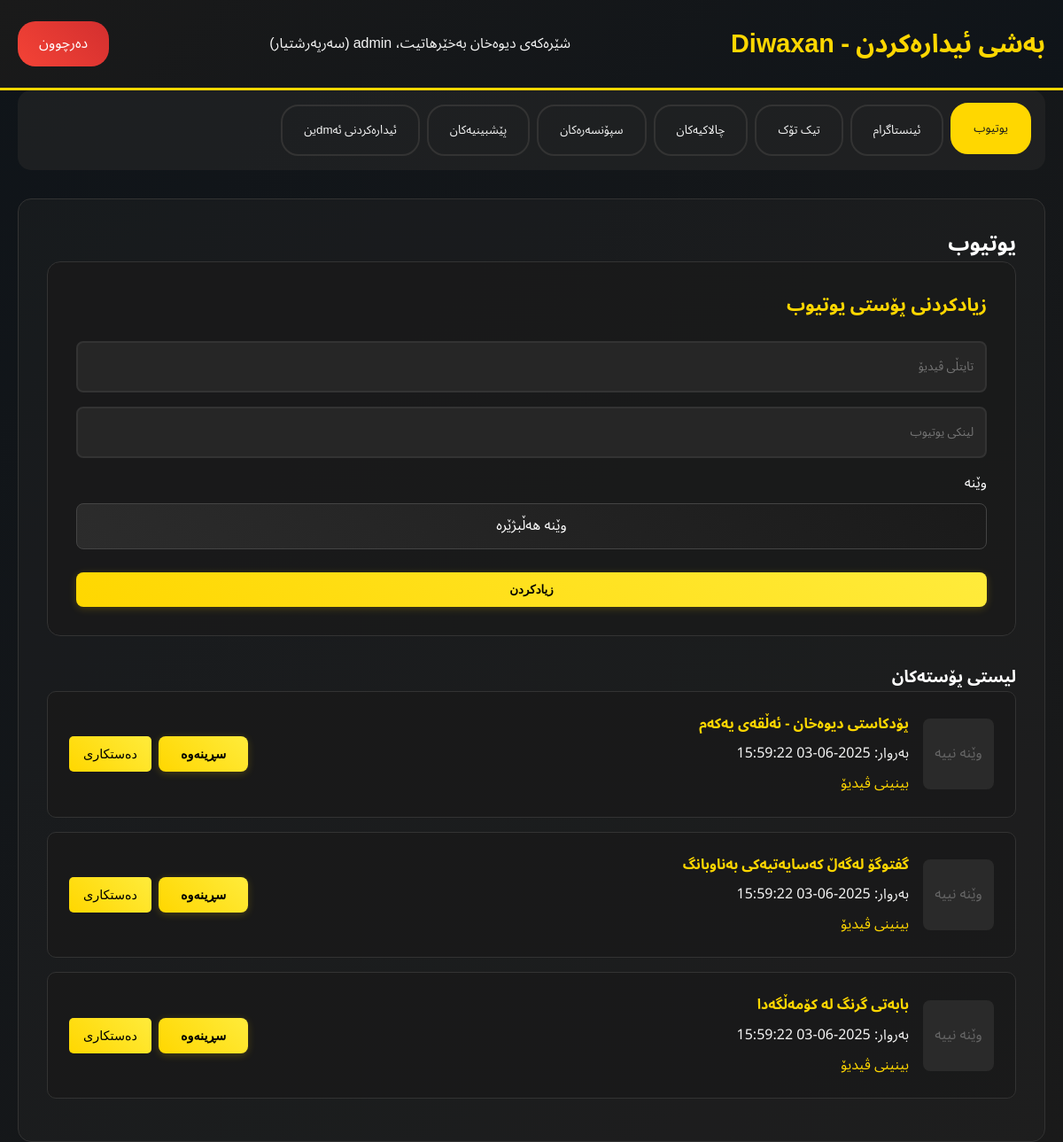
Page /admin.php (signed in) on the committed database.
### tables this page shows
CREATE TABLE IF NOT EXISTS youtube_posts (
    id INT AUTO_INCREMENT PRIMARY KEY,
    title VARCHAR(255) NOT NULL,
    image_path VARCHAR(255) NOT NULL,
    video_url TEXT NOT NULL,
    created_at TIMESTAMP DEFAULT CURRENT_TIMESTAMP,
    status ENUM('active', 'inactive') DEFAULT 'active'
);

### config.php (called while the page is built, shortened)
<?php
function isSuperAdmin() {
    return isset($_SESSION['admin_role']) && $_SESSION['admin_role'] === 'super_admin';
}
?>

### admin.php (the view, shortened to what this page needs)
<?php
require_once 'config.php';
$youtube_posts = $pdo->query("SELECT * FROM youtube_posts ORDER BY created_at DESC")->fetchAll();
?>
<!DOCTYPE html>
<html lang="ku" dir="rtl">
<head>
    <link rel="stylesheet" href="admin.css">
</head>
<body>
    <header class="admin-header">
        <div class="container">
            <div class="header-content">
                <h1 class="admin-title">بەشی ئیدارەکردن - Diwaxan</h1>
                <div class="admin-info">
                    شێرەکەی دیوەخان بەخێرهاتیت، <?= htmlspecialchars($_SESSION['admin_username']) ?>
                    <?php if (isSuperAdmin()): ?>
                        (سەرپەرشتیار)
                    <?php endif; ?>
                </div>
                <a href="logout.php" class="logout-btn">دەرچوون</a>
            </div>
        </div>
    </header>
    <div class="container">
        <div class="tabs">
            <button class="tab-btn active" data-tab="youtube" onclick="openTab(event, 'youtube-tab')">یوتیوب</button>
            <button class="tab-btn" data-tab="instagram" onclick="openTab(event, 'instagram-tab')">ئینستاگرام</button>
            <button class="tab-btn" data-tab="tiktok" onclick="openTab(event, 'tiktok-tab')">تیک تۆک</button>
            <button class="tab-btn" data-tab="activities" onclick="openTab(event, 'activities-tab')">چالاکیەکان</button>
            <button class="tab-btn" data-tab="sponsors" onclick="openTab(event, 'sponsors-tab')">سپۆنسەرەکان</button>
            <button class="tab-btn" data-tab="predictions" onclick="openTab(event, 'predictions-tab')">پێشبینیەکان</button>
            <?php if (isSuperAdmin()): ?>
                <button class="tab-btn" data-tab="admins" onclick="openTab(event, 'admins-tab')">ئیدارەکردنی ئەdmین</button>
            <?php endif; ?>
        </div>
        <div id="youtube-tab" class="tab-content active">
            <h2>یوتیوب</h2>
            <div class="form-section">
                <h3>زیادکردنی پۆستی یوتیوب</h3>
                <form method="POST" enctype="multipart/form-data">
                    <input type="text" name="title" placeholder="تایتڵی ڤیدیۆ" required>
                    <input type="url" name="url" placeholder="لینکی یوتیوب" required>
                    <div class="form-group">
                        <label class="form-label">وێنە</label>
                        <div class="file-input-wrapper">
                        </div>
                    </div>
                    <button type="submit">زیادکردن</button>
                </form>
            </div>
            <div class="posts-list">
                <h3>لیستی پۆستەکان</h3>
                <?php foreach ($youtube_posts as $post): ?>
                <div class="post-item">
                    <div class="post-image">
                        <?php if (file_exists($post['image_path'])): ?>
                            <img src="<?= $post['image_path'] ?>" alt="<?= $post['title'] ?>">
                        <?php else: ?>
                            وێنە نییە
                        <?php endif; ?>
                    </div>
                    <div class="post-details">
                        <h4><?= htmlspecialchars($post['title']) ?></h4>
                        <p>بەروار: <?= $post['created_at'] ?></p>
                        <a href="<?= $post['video_url'] ?>" target="_blank">بینینی ڤیدیۆ</a>
                    </div>
                    <div class="post-actions">
                        <form method="POST" style="display: inline;">
                            <button type="submit" onclick="return confirm('دڵنیای لە سڕینەوە؟')">سڕینەوە</button>
                        </form>
                        <button type="button" class="edit-btn" onclick='editItem(<?= $post["id"] ?>, "youtube", <?= json_encode($post) ?>)'>دەستکاری</button>
                    </div>
                </div>
                <?php endforeach; ?>
            </div>
        </div>
    </div>
</body>
</html>

### rows in the picture
youtube_posts: shows "وێنە نییە", title "پۆدکاستی دیوەخان - ئەڵقەی یەکەم", created_at "2025-06-03 15:59:22"
youtube_posts: shows "وێنە نییە", title "گفتوگۆ لەگەڵ کەسایەتیەکی بەناوبانگ", created_at "2025-06-03 15:59:22"
youtube_posts: shows "وێنە نییە", title "بابەتی گرنگ لە کۆمەڵگەدا", created_at "2025-06-03 15:59:22"
